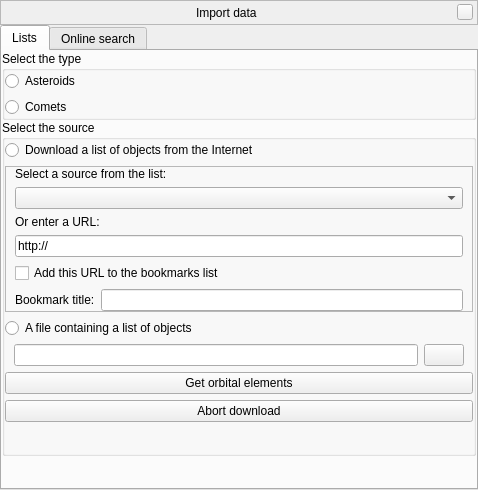
<?xml version="1.0" encoding="UTF-8"?>
<ui version="4.0">
 <author>Bogdan Marinov</author>
 <class>mpcImportWindow</class>
 <widget class="QWidget" name="mpcImportWindow">
  <property name="geometry">
   <rect>
    <x>0</x>
    <y>0</y>
    <width>478</width>
    <height>490</height>
   </rect>
  </property>
  <layout class="QVBoxLayout" name="verticalLayout_2">
   <property name="spacing">
    <number>0</number>
   </property>
   <property name="margin">
    <number>0</number>
   </property>
   <item>
    <widget class="BarFrame" name="TitleBar">
     <property name="sizePolicy">
      <sizepolicy hsizetype="Expanding" vsizetype="Minimum">
       <horstretch>0</horstretch>
       <verstretch>0</verstretch>
      </sizepolicy>
     </property>
     <property name="minimumSize">
      <size>
       <width>0</width>
       <height>25</height>
      </size>
     </property>
     <property name="maximumSize">
      <size>
       <width>16777215</width>
       <height>30</height>
      </size>
     </property>
     <property name="focusPolicy">
      <enum>Qt::NoFocus</enum>
     </property>
     <property name="autoFillBackground">
      <bool>false</bool>
     </property>
     <property name="frameShape">
      <enum>QFrame::StyledPanel</enum>
     </property>
     <layout class="QHBoxLayout" name="_2">
      <property name="spacing">
       <number>6</number>
      </property>
      <property name="leftMargin">
       <number>0</number>
      </property>
      <property name="topMargin">
       <number>0</number>
      </property>
      <property name="rightMargin">
       <number>4</number>
      </property>
      <property name="bottomMargin">
       <number>0</number>
      </property>
      <item>
       <spacer name="leftSpacer">
        <property name="orientation">
         <enum>Qt::Horizontal</enum>
        </property>
        <property name="sizeHint" stdset="0">
         <size>
          <width>40</width>
          <height>20</height>
         </size>
        </property>
       </spacer>
      </item>
      <item>
       <widget class="QLabel" name="stelWindowTitle">
        <property name="text">
	 <string extracomment="The title of the window will be set during runtime">Import data</string>
        </property>
       </widget>
      </item>
      <item>
       <spacer name="rightSpacer">
        <property name="orientation">
         <enum>Qt::Horizontal</enum>
        </property>
        <property name="sizeHint" stdset="0">
         <size>
          <width>40</width>
          <height>20</height>
         </size>
        </property>
       </spacer>
      </item>
      <item>
       <widget class="QPushButton" name="closeStelWindow">
        <property name="minimumSize">
         <size>
          <width>16</width>
          <height>16</height>
         </size>
        </property>
        <property name="maximumSize">
         <size>
          <width>16</width>
          <height>16</height>
         </size>
        </property>
        <property name="focusPolicy">
         <enum>Qt::NoFocus</enum>
        </property>
        <property name="text">
         <string/>
        </property>
       </widget>
      </item>
     </layout>
    </widget>
   </item>
   <item>
    <widget class="QStackedWidget" name="stackedWidget">
     <property name="currentIndex">
      <number>0</number>
     </property>
     <widget class="QWidget" name="pageSource">
      <layout class="QVBoxLayout" name="verticalLayout_7">
       <property name="spacing">
        <number>0</number>
       </property>
       <property name="margin">
        <number>0</number>
       </property>
       <item>
        <widget class="QTabWidget" name="tabWidget">
         <property name="currentIndex">
          <number>0</number>
         </property>
         <widget class="QWidget" name="tabLists">
          <attribute name="title">
           <string>Lists</string>
          </attribute>
          <layout class="QVBoxLayout" name="verticalLayout">
           <property name="spacing">
            <number>0</number>
           </property>
           <property name="margin">
            <number>0</number>
           </property>
           <item>
            <widget class="QGroupBox" name="groupBoxType">
             <property name="title">
              <string>Select the type</string>
             </property>
             <layout class="QVBoxLayout" name="verticalLayoutType_3">
              <property name="margin">
               <number>0</number>
              </property>
              <item>
               <widget class="QRadioButton" name="radioButtonAsteroids">
                <property name="text">
                 <string>Asteroids</string>
                </property>
               </widget>
              </item>
              <item>
               <widget class="QRadioButton" name="radioButtonComets">
                <property name="text">
                 <string>Comets</string>
                </property>
               </widget>
              </item>
             </layout>
            </widget>
           </item>
           <item>
            <widget class="QGroupBox" name="groupBoxSource">
             <property name="title">
              <string>Select the source</string>
             </property>
             <layout class="QVBoxLayout" name="verticalLayout_8">
              <property name="margin">
               <number>0</number>
              </property>
              <item>
               <widget class="QRadioButton" name="radioButtonURL">
                <property name="text">
                 <string>Download a list of objects from the Internet</string>
                </property>
               </widget>
              </item>
              <item>
               <widget class="QFrame" name="frameURL">
                <property name="frameShape">
                 <enum>QFrame::StyledPanel</enum>
                </property>
                <property name="frameShadow">
                 <enum>QFrame::Raised</enum>
                </property>
                <layout class="QVBoxLayout" name="verticalLayout_9">
                 <property name="topMargin">
                  <number>0</number>
                 </property>
                 <property name="bottomMargin">
                  <number>0</number>
                 </property>
                 <item>
                  <widget class="QLabel" name="labelSelect">
                   <property name="text">
                    <string>Select a source from the list:</string>
                   </property>
                  </widget>
                 </item>
                 <item>
                  <widget class="QComboBox" name="comboBoxBookmarks"/>
                 </item>
                 <item>
                  <widget class="QLabel" name="labelEnter">
                   <property name="text">
                    <string>Or enter a URL:</string>
                   </property>
                  </widget>
                 </item>
                 <item>
                  <widget class="QFrame" name="frameBookmarkURL">
                   <layout class="QHBoxLayout" name="horizontalLayoutBookmarkURL">
                    <property name="margin">
                     <number>0</number>
                    </property>
                    <item>
                     <widget class="QLineEdit" name="lineEditURL">
                      <property name="inputMethodHints">
                       <set>Qt::ImhUrlCharactersOnly</set>
                      </property>
                      <property name="text">
                       <string notr="true">http://</string>
                      </property>
                     </widget>
                    </item>
                   </layout>
                  </widget>
                 </item>
                 <item>
                  <widget class="QCheckBox" name="checkBoxAddBookmark">
                   <property name="text">
                    <string>Add this URL to the bookmarks list</string>
                   </property>
                  </widget>
                 </item>
                 <item>
                  <widget class="QFrame" name="frameBookmarkTitle">
                   <layout class="QHBoxLayout" name="horizontalLayoutBookmarkName">
                    <property name="margin">
                     <number>0</number>
                    </property>
                    <item>
                     <widget class="QLabel" name="labelBookmarkTitle">
                      <property name="text">
                       <string>Bookmark title:</string>
                      </property>
                     </widget>
                    </item>
                    <item>
                     <widget class="QLineEdit" name="lineEditBookmarkTitle"/>
                    </item>
                   </layout>
                  </widget>
                 </item>
                </layout>
               </widget>
              </item>
              <item>
               <widget class="QRadioButton" name="radioButtonFile">
                <property name="text">
                 <string>A file containing a list of objects</string>
                </property>
               </widget>
              </item>
              <item>
               <widget class="QFrame" name="frameFile">
                <layout class="QHBoxLayout" name="horizontalLayoutFile_2">
                 <property name="topMargin">
                  <number>0</number>
                 </property>
                 <property name="bottomMargin">
                  <number>0</number>
                 </property>
                 <item>
                  <widget class="QLineEdit" name="lineEditFilePath">
                   <property name="inputMethodHints">
                    <set>Qt::ImhNone</set>
                   </property>
                  </widget>
                 </item>
                 <item>
                  <widget class="QPushButton" name="pushButtonBrowse">
                   <property name="icon">
                    <iconset resource="../../../../data/gui/guiRes.qrc">
                     <normaloff>:/graphicGui/folder.png</normaloff>:/graphicGui/folder.png</iconset>
                   </property>
                  </widget>
                 </item>
                </layout>
               </widget>
              </item>
              <item>
               <widget class="QPushButton" name="pushButtonAcquire">
                <property name="text">
                 <string>Get orbital elements</string>
                </property>
               </widget>
              </item>
              <item>
               <widget class="QPushButton" name="pushButtonAbortDownload">
                <property name="text">
                 <string>Abort download</string>
                </property>
               </widget>
              </item>
              <item>
               <spacer name="verticalSpacer">
                <property name="orientation">
                 <enum>Qt::Vertical</enum>
                </property>
                <property name="sizeHint" stdset="0">
                 <size>
                  <width>20</width>
                  <height>40</height>
                 </size>
                </property>
               </spacer>
              </item>
             </layout>
            </widget>
           </item>
           <item>
            <spacer name="verticalSpacer_2">
             <property name="orientation">
              <enum>Qt::Vertical</enum>
             </property>
             <property name="sizeHint" stdset="0">
              <size>
               <width>20</width>
               <height>40</height>
              </size>
             </property>
            </spacer>
           </item>
          </layout>
         </widget>
         <widget class="QWidget" name="tabSearch">
          <attribute name="title">
           <string>Online search</string>
          </attribute>
          <layout class="QVBoxLayout" name="verticalLayout_11">
           <item>
            <widget class="QGroupBox" name="groupBoxSearch">
             <property name="title">
              <string>Online search</string>
             </property>
             <layout class="QVBoxLayout" name="verticalLayout_10">
              <property name="margin">
               <number>0</number>
              </property>
              <item>
               <widget class="QLabel" name="labelQueryLink">
                <property name="text">
                 <string notr="true">Query the MPC's &lt;a href=&quot;http://www.minorplanetcenter.net/iau/MPEph/MPEph.html&quot;&gt;Minor Planet &amp;amp; Comet Ephemeris Service&lt;/a&gt;:</string>
                </property>
                <property name="wordWrap">
                 <bool>true</bool>
                </property>
                <property name="openExternalLinks">
                 <bool>true</bool>
                </property>
               </widget>
              </item>
              <item>
               <widget class="QFrame" name="frameSearch">
                <property name="frameShape">
                 <enum>QFrame::StyledPanel</enum>
                </property>
                <property name="frameShadow">
                 <enum>QFrame::Raised</enum>
                </property>
                <layout class="QHBoxLayout" name="horizontalLayout">
                 <property name="margin">
                  <number>0</number>
                 </property>
                 <item>
                  <widget class="QLineEdit" name="lineEditQuery"/>
                 </item>
                 <item>
                  <widget class="QPushButton" name="pushButtonSendQuery">
                   <property name="icon">
                    <iconset resource="../../../../data/gui/guiRes.qrc">
                     <normaloff>:/graphicGui/searchButtonImage.png</normaloff>:/graphicGui/searchButtonImage.png</iconset>
                   </property>
                  </widget>
                 </item>
                 <item>
                  <widget class="QPushButton" name="pushButtonAbortQuery">
                   <property name="icon">
                    <iconset resource="../../../../data/gui/guiRes.qrc">
                     <normaloff>:/graphicGui/closeButton-hover.png</normaloff>:/graphicGui/closeButton-hover.png</iconset>
                   </property>
                  </widget>
                 </item>
                </layout>
               </widget>
              </item>
              <item>
               <widget class="QLabel" name="labelQueryMessage">
                <property name="alignment">
                 <set>Qt::AlignCenter</set>
                </property>
               </widget>
              </item>
              <item>
               <widget class="QLabel" name="labelQueryInstructions">
                <property name="text">
                 <string notr="true">Only one result will be returned if the query is successful.&lt;br&gt;Both comets and asteroids can be identified with their number, name or provisional designation.&lt;br&gt;Comet &lt;i&gt;names&lt;/i&gt; need to be prefixed with &lt;b&gt;C/&lt;/b&gt; or &lt;b&gt;P/&lt;/b&gt;. If more than one comet matches a name, only the first result will be returned. For example, &quot;C/Halley&quot; will return 1P/Halley, Halley's Comet, but &quot;Halley&quot; will return the asteroid (2688) Halley.</string>
                </property>
                <property name="wordWrap">
                 <bool>true</bool>
                </property>
               </widget>
              </item>
             </layout>
            </widget>
           </item>
           <item>
            <spacer name="verticalSpacerSearch">
             <property name="orientation">
              <enum>Qt::Vertical</enum>
             </property>
             <property name="sizeHint" stdset="0">
              <size>
               <width>20</width>
               <height>40</height>
              </size>
             </property>
            </spacer>
           </item>
          </layout>
         </widget>
        </widget>
       </item>
      </layout>
     </widget>
     <widget class="QWidget" name="pageResult">
      <layout class="QVBoxLayout" name="verticalLayout_3">
       <property name="spacing">
        <number>0</number>
       </property>
       <property name="margin">
        <number>0</number>
       </property>
       <item>
        <widget class="QGroupBox" name="groupBoxObjects">
         <property name="title">
          <string>Objects found</string>
         </property>
         <layout class="QVBoxLayout" name="verticalLayout_4">
          <property name="margin">
           <number>0</number>
          </property>
          <item>
           <widget class="QLabel" name="labelInstructions">
            <property name="text">
             <string>Mark the objects you wish to be imported. In &lt;i&gt;italic&lt;/i&gt; are listed names that match the names of already loaded objects. In &lt;b&gt;bold&lt;/b&gt; are listed names that match the names of objects inherited from Stellarium's default Solar System configuration.&lt;br/&gt;Note that adding a large number of objects may cause Stellarium to run slowly.</string>
            </property>
            <property name="wordWrap">
             <bool>true</bool>
            </property>
           </widget>
          </item>
          <item>
           <widget class="QRadioButton" name="radioButtonOverwrite">
            <property name="text">
             <string>Overwrite existing objects</string>
            </property>
           </widget>
          </item>
          <item>
           <widget class="QRadioButton" name="radioButtonUpdate">
            <property name="text">
             <string>Update existing objects</string>
            </property>
           </widget>
          </item>
          <item>
           <widget class="QCheckBox" name="checkBoxOnlyOrbitalElements">
            <property name="text">
             <string>Update only the orbital elements</string>
            </property>
            <property name="checked">
             <bool>true</bool>
            </property>
           </widget>
          </item>
          <item>
           <widget class="QLineEdit" name="lineEditSearch">
            <property name="styleSheet">
             <string notr="true">QLineEdit {
	margin: 0px 0px 4px 0px;
	padding: 4px;
	padding-left: 32px;
	background-image: url(:/graphicGui/searchBoxBackground.png);
	background-repeat: none;
	background-position: center left;
	border: none;
}/* Stolen from the #citySearchLineEdit widget. */</string>
            </property>
           </widget>
          </item>
          <item>
           <widget class="QListView" name="listViewObjects">
            <property name="selectionMode">
             <enum>QAbstractItemView::NoSelection</enum>
            </property>
            <property name="uniformItemSizes">
             <bool>true</bool>
            </property>
           </widget>
          </item>
          <item>
           <widget class="QFrame" name="frameMarkButtons">
            <property name="frameShape">
             <enum>QFrame::StyledPanel</enum>
            </property>
            <property name="frameShadow">
             <enum>QFrame::Raised</enum>
            </property>
            <layout class="QHBoxLayout" name="horizontalLayoutMarkButtons">
             <property name="margin">
              <number>0</number>
             </property>
             <item>
              <widget class="QPushButton" name="pushButtonMarkAll">
               <property name="text">
                <string>Mark all</string>
               </property>
              </widget>
             </item>
             <item>
              <widget class="QPushButton" name="pushButtonMarkNone">
               <property name="text">
                <string>Mark none</string>
               </property>
              </widget>
             </item>
             <item>
              <widget class="QPushButton" name="pushButtonDiscard">
               <property name="text">
                <string>Discard</string>
               </property>
              </widget>
             </item>
            </layout>
           </widget>
          </item>
          <item>
           <widget class="QPushButton" name="pushButtonAdd">
            <property name="text">
             <string>Add objects</string>
            </property>
           </widget>
          </item>
         </layout>
        </widget>
       </item>
      </layout>
     </widget>
    </widget>
   </item>
  </layout>
 </widget>
 <customwidgets>
  <customwidget>
   <class>BarFrame</class>
   <extends>QFrame</extends>
   <header>Dialog.hpp</header>
   <container>1</container>
  </customwidget>
 </customwidgets>
 <tabstops>
  <tabstop>tabWidget</tabstop>
  <tabstop>radioButtonAsteroids</tabstop>
  <tabstop>radioButtonComets</tabstop>
  <tabstop>radioButtonURL</tabstop>
  <tabstop>comboBoxBookmarks</tabstop>
  <tabstop>lineEditURL</tabstop>
  <tabstop>checkBoxAddBookmark</tabstop>
  <tabstop>lineEditBookmarkTitle</tabstop>
  <tabstop>radioButtonFile</tabstop>
  <tabstop>lineEditFilePath</tabstop>
  <tabstop>pushButtonBrowse</tabstop>
  <tabstop>pushButtonAcquire</tabstop>
  <tabstop>pushButtonAbortDownload</tabstop>
  <tabstop>radioButtonOverwrite</tabstop>
  <tabstop>radioButtonUpdate</tabstop>
  <tabstop>checkBoxOnlyOrbitalElements</tabstop>
  <tabstop>lineEditSearch</tabstop>
  <tabstop>listViewObjects</tabstop>
  <tabstop>pushButtonMarkAll</tabstop>
  <tabstop>pushButtonMarkNone</tabstop>
  <tabstop>pushButtonDiscard</tabstop>
  <tabstop>pushButtonAdd</tabstop>
  <tabstop>pushButtonSendQuery</tabstop>
  <tabstop>lineEditQuery</tabstop>
  <tabstop>pushButtonAbortQuery</tabstop>
 </tabstops>
 <resources>
  <include location="../../../../data/gui/guiRes.qrc"/>
 </resources>
 <connections>
  <connection>
   <sender>radioButtonFile</sender>
   <signal>clicked()</signal>
   <receiver>pushButtonBrowse</receiver>
   <slot>setFocus()</slot>
   <hints>
    <hint type="sourcelabel">
     <x>131</x>
     <y>364</y>
    </hint>
    <hint type="destinationlabel">
     <x>468</x>
     <y>397</y>
    </hint>
   </hints>
  </connection>
  <connection>
   <sender>radioButtonURL</sender>
   <signal>clicked()</signal>
   <receiver>lineEditURL</receiver>
   <slot>setFocus()</slot>
   <hints>
    <hint type="sourcelabel">
     <x>131</x>
     <y>161</y>
    </hint>
    <hint type="destinationlabel">
     <x>110</x>
     <y>267</y>
    </hint>
   </hints>
  </connection>
  <connection>
   <sender>radioButtonUpdate</sender>
   <signal>toggled(bool)</signal>
   <receiver>checkBoxOnlyOrbitalElements</receiver>
   <slot>setEnabled(bool)</slot>
   <hints>
    <hint type="sourcelabel">
     <x>107</x>
     <y>198</y>
    </hint>
    <hint type="destinationlabel">
     <x>107</x>
     <y>226</y>
    </hint>
   </hints>
  </connection>
  <connection>
   <sender>checkBoxAddBookmark</sender>
   <signal>toggled(bool)</signal>
   <receiver>frameBookmarkTitle</receiver>
   <slot>setVisible(bool)</slot>
   <hints>
    <hint type="sourcelabel">
     <x>152</x>
     <y>295</y>
    </hint>
    <hint type="destinationlabel">
     <x>136</x>
     <y>313</y>
    </hint>
   </hints>
  </connection>
 </connections>
</ui>
